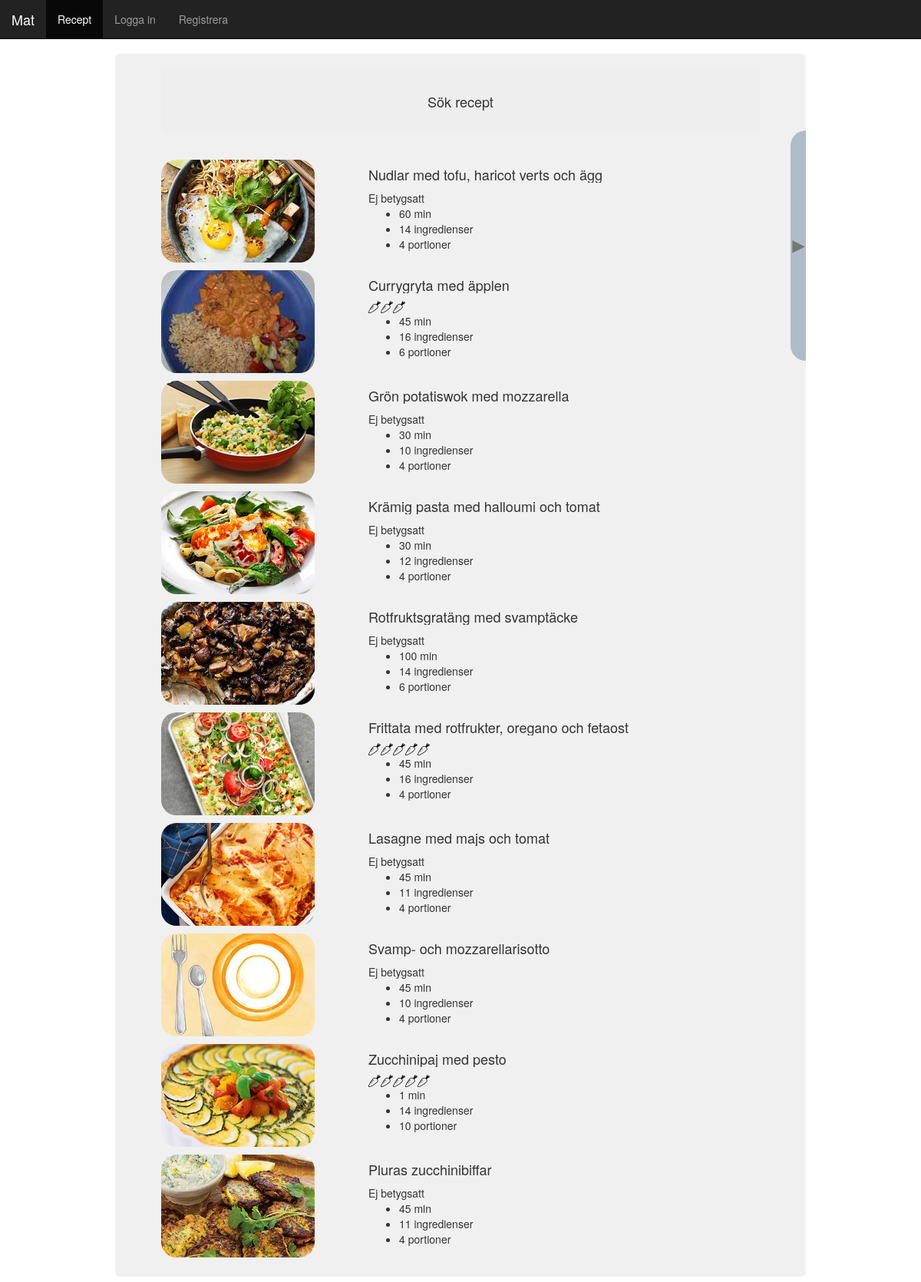
The page / on the database its author committed.
### tables this page shows
CREATE TABLE `recipes` (
  `recipe_id` int(5) NOT NULL AUTO_INCREMENT,
  `recipe_name` varchar(100) NOT NULL DEFAULT 'Nytt recept',
  `recipe_createtime` timestamp NOT NULL DEFAULT CURRENT_TIMESTAMP,
  `recipe_cooktime` int(4) NOT NULL DEFAULT '0',
  `recipe_ingredients` varchar(2000) NOT NULL DEFAULT '{"0":{"title":"default","items":{}}}',
  `recipe_rating` int(2) NOT NULL DEFAULT '-1',
  `recipe_serves` int(2) NOT NULL DEFAULT '4',
  `recipe_imageformat` varchar(5) NOT NULL DEFAULT 'jpg',
  `recipe_description` varchar(2000) NOT NULL DEFAULT 'Ingen beskrivning',
  `recipe_tags` varchar(500) NOT NULL DEFAULT 'no tags',
  `recipe_owner_id` int(5) NOT NULL DEFAULT '-1',
  PRIMARY KEY (`recipe_id`)
);

### classes.php (called while the page is built, shortened)
<?php
$RESULTSPERPAGE = 10;
class Recipe {
	public function __construct($id, $name, $cooktime, $ingredients, $rating, $serves, $imgformat, $descr){
		$this->_id = $id;
		$this->_name = $name;
		$this->_cooktime = $cooktime;
		$this->_ingredients = json_decode($ingredients, true);
		$this->_rating = $rating;
		$this->_serves = $serves;
		$this->_imgformat = $imgformat;
	}
}
?>

### list.php (the view, shortened to what this page needs)
<?php
$offset = $_GET['o'] * $RESULTSPERPAGE;
$filter = $_GET['f'];
switch($_GET['order']){
default:
	$order = "ORDER BY recipe_id DESC";
}
$forwardLinkAddress = "?p=list&o=" . (isset($_GET['o'])?($_GET['o']+1):"1") . (isset($_GET['f'])?"&f=$filter":"");
$query = "SELECT recipe_id FROM recipes" . ($filter?"
WHERE recipe_name LIKE '%$filter%'
OR recipe_description LIKE '%$filter%'":"");
$result = $conn->query($query);
$nResults = $result->num_rows;
$forwardActive = ($offset+$RESULTSPERPAGE) < $nResults;
$query = "SELECT * FROM recipes" . ($filter?"
WHERE recipe_name LIKE '%$filter%'
OR recipe_description LIKE '%$filter%' ":" ") .
$order . "
LIMIT $RESULTSPERPAGE
OFFSET $offset";
$result = $conn->query($query);
while($row = $result->fetch_assoc()){
        $recipe = new Recipe($row['recipe_id'], $row['recipe_name'], $row['recipe_cooktime'], $row['recipe_ingredients'], $row['recipe_rating'], $row['recipe_serves'],$row['recipe_imageformat'], $row['recipe_description']);
        $recipes[] = $recipe;
}
?>
<div class='filter-box jumbotron'>
	<div class='row'>
		<form method=get action='?p=list'>
			<div class="row minimizable-header" id="filter-recipe-header">
				<h4>Sök recept</h4>
			</div>
		</form>
	</div>
</div>
<?php
foreach ($recipes as $v) {
	$ratingWidth = ($v->_rating <= 0)?0:$v->_rating*16;
	$noRating = ($ratingWidth)?"":"Ej betygsatt";
echo "			<div class='row text_left small_text_center fading'>
					<a href='?p=recipe&id=" . $v->_id . "'><span class='link-span'></span></a>
					<div class='col-md-4 col-sm-4 col-xs-12 col-lg-4 col-xl-4'>
						<img class='thumb_image' src='img/" . $v->_id . "_thumb." . $v->_imgformat . "'>
					</div>
					<div class='col-md-8 col-sm-8 col-xs-12 col-lg-8 col-xl-8'>
						<h4 style='overflow:hidden;white-space: nowrap;'>".ucfirst($v->_name)."</h4>
						$noRating
						<div style='width:".$ratingWidth."px;' class='rating'></div>
						<ul class='text_left'>
							<li>$v->_cooktime min</li>
							<li> " . $v->_numIngredients . " ingrediens" . (($v->_numIngredients != 1)? "er" : "") . "</li>
							<li>$v->_serves portioner</li>
						</ul>
					</div>
				</div>
";
}
if($forwardActive) echo "			<a href='$forwardLinkAddress' id='right-page-selector' class='scrollable-item'><span class='stretched-horizontally'>&#9654;</span></a>";
?>

### index.php (shortened to what this page needs)
<?php
include "classes.php";
include "conn.php";
?>
<html>
<head>
	<link href="https://maxcdn.bootstrapcdn.com/bootstrap/3.3.7/css/bootstrap.min.css" rel="stylesheet">
	<link href="css/starter-template.css" rel="stylesheet">
	<link rel="stylesheet" href="//code.jquery.com/ui/1.12.1/themes/base/jquery-ui.css">
</head>
<body>
	<nav class="navbar navbar-inverse navbar-fixed-top">
		<div class="container-fluid">
			<div class="navbar-header">
				<a class="navbar-brand" href="./">Mat</a>
			</div>
			<div id="navbar" class="collapse navbar-collapse">
				<ul class="nav navbar-nav">
					<li <?php setActiveNav("list")?>><a href="?p=list">Recept</a></li>
					<?php
						$loggedin = isset($_SESSION['login_user']);
						if(!$loggedin){
							echo'<li';
							echo '><a href="?p=login">Logga in</a></li>
							<li';
							echo '><a href="?p=signup">Registrera</a></li>';
						}
					?>
				</ul>
			</div>
		</div>
	</nav>
	<div class="container">
		<div class="jumbotron">
<?php
if(!isset($_GET['p'])){
	include "list.php";
} else {
	$inc = $_GET['p'] . ".php";
	if(!include $inc) include "404.php";
}
function setActiveNav($request)
{
    $currentPage = (isset($_GET['p'])? $_GET['p'] : "");
    if ($currentPage == $request){
        echo ' class="active"';
    }elseif(!isset($_GET['p']) && $request == "list"){
    	echo ' class="active"';
    }
}
?>
		</div>
	</div>
</body>
</html>

### css/starter-template.css (style rules this page uses)
body { padding-top: 70px; background-image: url('../img/bg/bg2.jpg'); background-repeat:no-repeat; background-size:100%; background-position: center 30; background-attachment: fixed; }
div.rating { background-image: url('../img/icons/carrot.png'); background-size:16px; height:16px; display: inline-block; }
img.thumb_image { border-radius: 20px; max-width: 200px; min-width: 100px; }
span.link-span { position: absolute; width:100%; height:100%; top: 0; left: 0; z-index:1; }
.text_left { text-align:left; }
.jumbotron { padding-top: 20px; padding-bottom: 20px; background-color: rgba(238, 238, 238, .85) !important; margin-left:auto; margin-right:auto; max-width:900px; #max-width:750px; text-align:center; position:relative; }
.navbar-fixed-top { margin-bottom:19px; }
.fading { position:relative; padding: 5px 0px; -webkit-transition: all .25s; }
form { margin-bottom:0px !important; padding-top:3px; }
#left-page-selector, #right-page-selector { position:absolute; top: 100px; width:20px; height:300px; background-color:#6f8aa0; opacity:.5; z-index:100; -webkit-transition: top .25s; font: bold 20px arial; line-height:300px; color: black; }
.stretched-horizontally { -webkit-transform:scale(1,5); -moz-transform:scale(1,5); -ms-transform:scale(1,5); -o-transform:scale(1,5); transform:scale(1,5); }
#right-page-selector { right:0; border-top-left-radius:50px; border-bottom-left-radius:50px; }
.filter-box { padding-left:40px; padding-right:40px; }

### rows shown on the page
recipes: shows a picture, recipe_name "Nudlar med tofu, haricot verts och ägg", recipe_rating "Ej betygsatt", recipe_cooktime "60", _numIngredients "14", recipe_serves "4"
recipes: shows a picture, recipe_name "Currygryta med äpplen", recipe_cooktime "45", _numIngredients "16", recipe_serves "6"
recipes: shows a picture, recipe_name "Grön potatiswok med mozzarella", recipe_rating "Ej betygsatt", recipe_cooktime "30", _numIngredients "10", recipe_serves "4"
recipes: shows a picture, recipe_name "Krämig pasta med halloumi och tomat", recipe_rating "Ej betygsatt", recipe_cooktime "30", _numIngredients "12", recipe_serves "4"
recipes: shows a picture, recipe_name "Rotfruktsgratäng med svamptäcke", recipe_rating "Ej betygsatt", recipe_cooktime "100", _numIngredients "14", recipe_serves "6"
recipes: shows a picture, recipe_name "Frittata med rotfrukter, oregano och fetaost", recipe_cooktime "45", _numIngredients "16", recipe_serves "4"
recipes: shows a picture, recipe_name "Lasagne med majs och tomat", recipe_rating "Ej betygsatt", recipe_cooktime "45", _numIngredients "11", recipe_serves "4"
recipes: shows a picture, recipe_name "Svamp- och mozzarellarisotto", recipe_rating "Ej betygsatt", recipe_cooktime "45", _numIngredients "10", recipe_serves "4"
recipes: shows a picture, recipe_name "Zucchinipaj med pesto", recipe_cooktime "1", _numIngredients "14", recipe_serves "10"
recipes: shows a picture, recipe_name "Pluras zucchinibiffar", recipe_rating "Ej betygsatt", recipe_cooktime "45", _numIngredients "11", recipe_serves "4"
